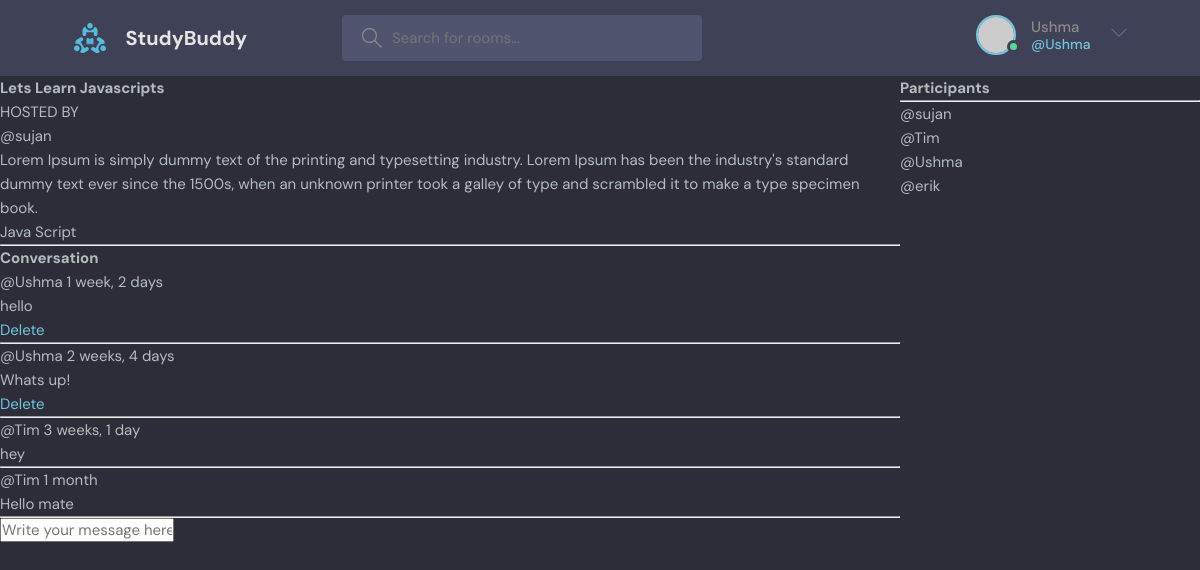
The app's page /room/1/ (signed in) with its own data.
### base/models.py (models this page shows, shortened)
class Room(models.Model):
    host = models.ForeignKey(User, on_delete=models.SET_NULL, null=True)
    topic = models.ForeignKey(Topic, on_delete=models.SET_NULL, null=True)
    name = models.CharField(max_length=200)
    description = models.TextField(null=True, blank=True)
    participants = models.ManyToManyField(User, related_name='participants', blank=True)
    updated = models.DateTimeField(auto_now=True)
    created = models.DateTimeField(auto_now_add=True)
    class Meta:
        ordering = ['-updated', '-created']

class Topic(models.Model):
    name = models.CharField(max_length=200)
    def __str__(self):
        return self.name

class Message(models.Model):
    user = models.ForeignKey(User, on_delete=models.CASCADE)
    room = models.ForeignKey(Room, on_delete=models.CASCADE)
    body = models.TextField()
    updated = models.DateTimeField(auto_now=True)
    created = models.DateTimeField(auto_now_add=True)
    class Meta:
        ordering = ['-updated', '-created']

### base/views.py (the view, shortened to what this page needs)
# urls.py: path('room/<str:pk>/', views.room, name="room"),
def room(request, pk):
    room = Room.objects.get(id=pk)
    room_messages = Message.objects.filter(room_id = pk).order_by('-created')
    participants = room.participants.all()
    context = {'room': room, 'room_messages': room_messages, 'participants': participants}
    return render(request,'base/room.html', context)

### base/templates/base/room.html (shortened to what this page needs)
{% extends 'main.html' %}
{% block content %}
<div class="room-container">
    <div>
        <h1>{{room.name}}</h1>
        <p>HOSTED BY</p>
        <small>@{{room.host}}</small>
        <P>{{room.description}}</P>
            {{room.topic}}
        <hr>
        <div class="comment-wrapper">
            <h3>Conversation</h3>
            {% for message in room_messages %}
                <div>
                    <small>@{{message.user}} {{message.created|timesince}}</small>
                    <p>{{message.body}}</p>
                    {% if request.user == message.user %}
                    <a href="{% url 'delete-message' message.id %}">Delete</a>
                    {% endif %}
                    <hr>
                </div>
            {% endfor %}
        </div>
        {% if request.user.is_authenticated %}
            <div class="comment-form">
                <form action="" method="post">
                    <input type="text" name="body" placeholder="Write your message here..."/>
                </form>
            </div>
        {% endif %}
    </div>
    <div>
        <h3>Participants</h3>
        <hr>
        {% for user in participants %}
            <p>@{{user}}</p>
        {% endfor %}
    </div>
</div>
{% endblock content %}

### templates/navbar.html (shortened to what this page needs)
{% load static%}
    <header class="header header--loggedIn">
      <div class="container">
        <a href="/" class="header__logo">
          <img src="{% static 'images/logo.svg' %}" />
          <h1>StudyBuddy</h1>
        </a>
        <form class="header__search" action="{% url 'home' %}" method="GET">
          <label>
            <input placeholder="Search for rooms..." type="text" name="q"/>
          </label>
        </form>
        <nav class="header__menu">
{% if request.user.is_authenticated %}
          <div class="header__user">
            <a href="profile.html">
              <div class="avatar avatar--medium active">
                <img src="https://randomuser.me/api/portraits/men/37.jpg" />
              </div>
              <p>{{request.user.username}} <span>@{{request.user.username}}</span></p>
            </a>
            <button class="dropdown-button">
              <svg version="1.1" xmlns="http://www.w3.org/2000/svg" width="32" height="32" viewBox="0 0 32 32">
                <title>chevron-down</title>
                <path d="M16 21l-13-13h-3l16 16 16-16h-3l-13 13z"></path>
              </svg>
            </button>
          </div>
{% else %}
          <a href="{% url 'login' %}">
            <img src= "{% static 'images/avatar.svg' %}" />
            <p>Login</p>
          </a>
{% endif %}
        </nav>
      </div>
    </header>

### static/styles/style.css (style rules this page uses)
:root { --color-main: #71c6dd; --color-main-light: #e1f6fb; --color-dark: #3f4156; --color-dark-medium: #51546e; --color-dark-light: #696d97; --color-light: #e5e5e5; --color-gray: #8b8b8b; --color-light-gray: #b2bdbd; --color-bg: #2d2d39; --color-success: #5dd693; --color-error: #fc4b0b; }
* { font-family: "DM Sans", -apple-system, BlinkMacSystemFont, "Segoe UI", Roboto, Oxygen, Ubuntu, Cantarell, "Open Sans", "Helvetica Neue", sans-serif; margin: 0; padding: 0; box-sizing: border-box; text-rendering: optimizeLegibility; font-size: inherit; }
html { font-size: 56.25%; }
@media only screen and (min-width: 1200px) { html { font-size: 62.5%; } }
body { line-height: 1.6; font-weight: 400; font-size: 1.5rem; color: var(--color-light-gray); background-color: var(--color-bg); min-height: 100vh; }
img { width: 100%; }
a { display: inline-block; color: var(--color-main); text-decoration: none; }
.container { max-width: 120rem; width: 90%; margin: auto; }
.avatar { position: relative; display: inline-block; border-radius: 50%; border: 2px solid var(--color-main); }
.avatar img { display: block; border-radius: 50%; object-fit: cover; object-position: center; }
.avatar::after { content: ""; display: block; position: absolute; background-color: var(--color-gray); z-index: 111; border-radius: 50%; border: 0.3rem solid var(--color-dark); }
.avatar.active::after { background-color: var(--color-success); }
.avatar.avatar--medium img { width: 3.6rem; height: 3.6rem; border-radius: 50%; }
.avatar.avatar--medium:after { width: 0.7rem; height: 0.7rem; bottom: 0px; right: -6px; }
.header { padding: 1.5rem; background-color: var(--color-dark); }
.header > .container { display: flex; gap: 9.5rem; }
.header__logo, .header__user { display: flex; gap: 2rem; align-items: center; }
.header__logo > img { height: 3.2rem; width: 3.2rem; }
.header__logo > h1 { font-weight: 700; font-size: 2rem; color: var(--color-light); }
.header__search > label { background-color: var(--color-dark-medium); padding: 1.3rem 1rem; display: flex; align-items: center; gap: 1rem; border-radius: 4px; }
.header__search svg { fill: var(--color-gray); width: 2rem; height: 2rem; margin-left: 1rem; }
.header__search input { width: 30rem; background: transparent; border: none; outline: none; color: var(--color-light); }
.header__menu { margin-left: auto; position: relative; }
.header__menu a { display: flex; gap: 1.5rem; align-items: center; font-weight: 500; text-decoration: none; color: var(--color-gray); }
.header__menu img { height: 3.6rem; }
.header__menu p { line-height: 1.2; }
.header__menu span { color: var(--color-main); font-weight: 500; font-size: 1.4rem; display: block; }
.header__menu svg { width: 1.6rem; height: 1.6rem; fill: var(--color-dark-light); }
.dropdown-button { background: transparent; border: 0; outline: 0; cursor: pointer; }

### base/templates/base/room.html (style rules this page uses)
.room-container { display: grid; grid-template-columns: 3fr 1fr; }

### records on screen
Room: name "Lets Learn Javascripts", host "sujan", description "Lorem Ipsum is simply dummy text of the printing and typesetting industry. Lorem Ipsum has been the industry's standard dummy text ever since the 1500s, when an unknown printer took a galley of type and scrambled it to make a type specimen book.", topic "Java Script"
Message: user "Ushma", created "1 week, 2 days", body "hello", shows "Delete"
Message: user "Ushma", created "2 weeks, 4 days", body "Whats up!", shows "Delete"
Message: user "Tim", created "3 weeks, 1 day", body "hey"
Message: user "Tim", created "1 month", body "Hello mate"

### other values on screen
{{ request.user.username }} "Ushma"
{{ user }} "sujan"
{{ user }} "Tim"
{{ user }} "Ushma"
{{ user }} "erik"
